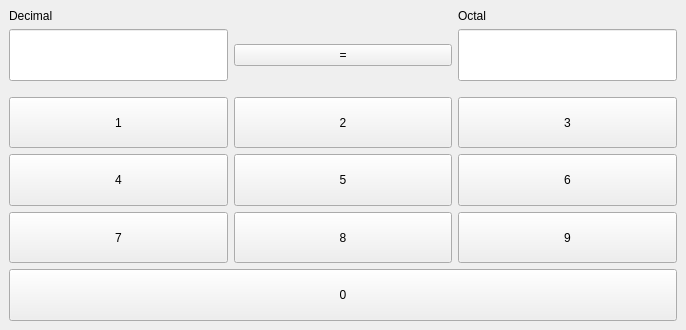
<?xml version="1.0" encoding="UTF-8"?>
<ui version="4.0">
 <class>MainWindow</class>
 <widget class="QMainWindow" name="MainWindow">
  <property name="geometry">
   <rect>
    <x>0</x>
    <y>0</y>
    <width>686</width>
    <height>330</height>
   </rect>
  </property>
  <property name="windowTitle">
   <string>Defense</string>
  </property>
  <property name="windowIcon">
   <iconset>
    <normaloff>logo.png</normaloff>logo.png</iconset>
  </property>
  <widget class="QWidget" name="centralwidget">
   <layout class="QGridLayout" name="gridLayout">
    <item row="9" column="1">
     <widget class="QPushButton" name="pushButton8">
      <property name="sizePolicy">
       <sizepolicy hsizetype="Minimum" vsizetype="Expanding">
        <horstretch>0</horstretch>
        <verstretch>0</verstretch>
       </sizepolicy>
      </property>
      <property name="text">
       <string>8</string>
      </property>
     </widget>
    </item>
    <item row="1" column="2">
     <widget class="QLabel" name="octLabel">
      <property name="text">
       <string>Octal</string>
      </property>
     </widget>
    </item>
    <item row="8" column="2">
     <widget class="QPushButton" name="pushButton6">
      <property name="sizePolicy">
       <sizepolicy hsizetype="Minimum" vsizetype="Expanding">
        <horstretch>0</horstretch>
        <verstretch>0</verstretch>
       </sizepolicy>
      </property>
      <property name="text">
       <string>6</string>
      </property>
     </widget>
    </item>
    <item row="10" column="0" colspan="3">
     <widget class="QPushButton" name="pushButton0">
      <property name="sizePolicy">
       <sizepolicy hsizetype="Minimum" vsizetype="Expanding">
        <horstretch>0</horstretch>
        <verstretch>0</verstretch>
       </sizepolicy>
      </property>
      <property name="text">
       <string>0</string>
      </property>
     </widget>
    </item>
    <item row="9" column="0">
     <widget class="QPushButton" name="pushButton7">
      <property name="sizePolicy">
       <sizepolicy hsizetype="Minimum" vsizetype="Expanding">
        <horstretch>0</horstretch>
        <verstretch>0</verstretch>
       </sizepolicy>
      </property>
      <property name="text">
       <string>7</string>
      </property>
     </widget>
    </item>
    <item row="8" column="0">
     <widget class="QPushButton" name="pushButton4">
      <property name="sizePolicy">
       <sizepolicy hsizetype="Minimum" vsizetype="Expanding">
        <horstretch>0</horstretch>
        <verstretch>0</verstretch>
       </sizepolicy>
      </property>
      <property name="text">
       <string>4</string>
      </property>
     </widget>
    </item>
    <item row="2" column="2">
     <widget class="QLineEdit" name="octLineEdit">
      <property name="sizePolicy">
       <sizepolicy hsizetype="Minimum" vsizetype="Expanding">
        <horstretch>0</horstretch>
        <verstretch>0</verstretch>
       </sizepolicy>
      </property>
      <property name="readOnly">
       <bool>true</bool>
      </property>
     </widget>
    </item>
    <item row="7" column="2">
     <widget class="QPushButton" name="pushButton3">
      <property name="sizePolicy">
       <sizepolicy hsizetype="Minimum" vsizetype="Expanding">
        <horstretch>0</horstretch>
        <verstretch>0</verstretch>
       </sizepolicy>
      </property>
      <property name="text">
       <string>3</string>
      </property>
     </widget>
    </item>
    <item row="7" column="0">
     <widget class="QPushButton" name="pushButton1">
      <property name="sizePolicy">
       <sizepolicy hsizetype="Minimum" vsizetype="Expanding">
        <horstretch>0</horstretch>
        <verstretch>0</verstretch>
       </sizepolicy>
      </property>
      <property name="text">
       <string>1</string>
      </property>
     </widget>
    </item>
    <item row="7" column="1">
     <widget class="QPushButton" name="pushButton2">
      <property name="sizePolicy">
       <sizepolicy hsizetype="Minimum" vsizetype="Expanding">
        <horstretch>0</horstretch>
        <verstretch>0</verstretch>
       </sizepolicy>
      </property>
      <property name="text">
       <string>2</string>
      </property>
     </widget>
    </item>
    <item row="2" column="0">
     <widget class="QLineEdit" name="decLineEdit">
      <property name="sizePolicy">
       <sizepolicy hsizetype="Minimum" vsizetype="Expanding">
        <horstretch>0</horstretch>
        <verstretch>0</verstretch>
       </sizepolicy>
      </property>
     </widget>
    </item>
    <item row="2" column="1">
     <widget class="QPushButton" name="pushButtonEquals">
      <property name="sizePolicy">
       <sizepolicy hsizetype="Minimum" vsizetype="Fixed">
        <horstretch>0</horstretch>
        <verstretch>0</verstretch>
       </sizepolicy>
      </property>
      <property name="text">
       <string>=</string>
      </property>
     </widget>
    </item>
    <item row="8" column="1">
     <widget class="QPushButton" name="pushButton5">
      <property name="sizePolicy">
       <sizepolicy hsizetype="Minimum" vsizetype="Expanding">
        <horstretch>0</horstretch>
        <verstretch>0</verstretch>
       </sizepolicy>
      </property>
      <property name="text">
       <string>5</string>
      </property>
     </widget>
    </item>
    <item row="1" column="0">
     <widget class="QLabel" name="decLabel">
      <property name="text">
       <string>Decimal</string>
      </property>
     </widget>
    </item>
    <item row="9" column="2">
     <widget class="QPushButton" name="pushButton9">
      <property name="sizePolicy">
       <sizepolicy hsizetype="Minimum" vsizetype="Expanding">
        <horstretch>0</horstretch>
        <verstretch>0</verstretch>
       </sizepolicy>
      </property>
      <property name="text">
       <string>9</string>
      </property>
     </widget>
    </item>
    <item row="3" column="0" colspan="3">
     <spacer name="verticalSpacer">
      <property name="orientation">
       <enum>Qt::Vertical</enum>
      </property>
      <property name="sizeType">
       <enum>QSizePolicy::Fixed</enum>
      </property>
      <property name="sizeHint" stdset="0">
       <size>
        <width>20</width>
        <height>10</height>
       </size>
      </property>
     </spacer>
    </item>
   </layout>
  </widget>
 </widget>
 <resources/>
 <connections/>
</ui>
